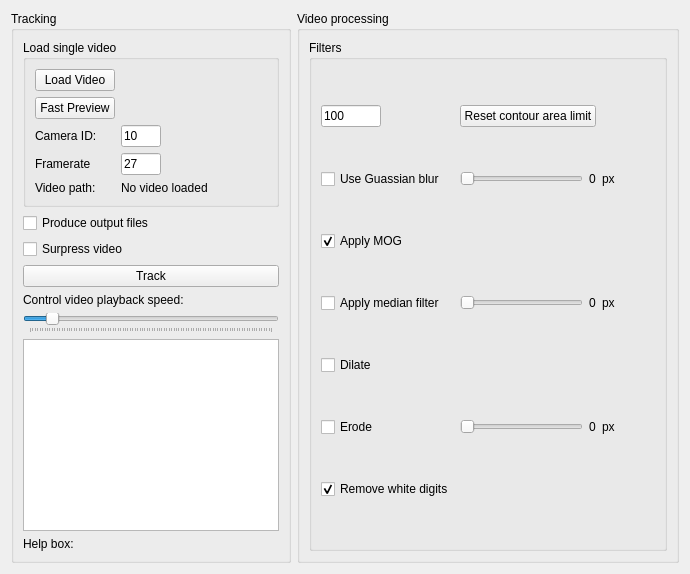
      <widget class="QWidget" name="tab">
       <attribute name="title">
        <string>Tracking</string>
       </attribute>
       <layout class="QGridLayout" name="gridLayout_5">
        <item row="0" column="0">
         <layout class="QHBoxLayout" name="horizontalLayout">
          <item>
           <layout class="QVBoxLayout" name="verticalLayout_3">
            <item>
             <layout class="QVBoxLayout" name="verticalLayout">
              <item>
               <widget class="QGroupBox" name="groupBox">
                <property name="title">
                 <string>Tracking</string>
                </property>
                <layout class="QGridLayout" name="gridLayout_2">
                 <item row="7" column="1">
                  <widget class="QLabel" name="label_21">
                   <property name="text">
                    <string>Help box:</string>
                   </property>
                  </widget>
                 </item>
                 <item row="0" column="1">
                  <widget class="QGroupBox" name="groupBox_7">
                   <property name="toolTip">
                    <string>Video loading functions</string>
                   </property>
                   <property name="title">
                    <string>Load single video</string>
                   </property>
                   <layout class="QGridLayout" name="gridLayout_8">
                    <item row="0" column="0">
                     <widget class="QPushButton" name="trkLoad_B">
                      <property name="text">
                       <string>Load Video</string>
                      </property>
                     </widget>
                    </item>
                    <item row="1" column="0">
                     <widget class="QPushButton" name="trkPreview_B">
                      <property name="text">
                       <string>Fast Preview</string>
                      </property>
                     </widget>
                    </item>
                    <item row="6" column="0">
                     <widget class="QLabel" name="label_10">
                      <property name="text">
                       <string>Video path:</string>
                      </property>
                     </widget>
                    </item>
                    <item row="6" column="1">
                     <widget class="QLabel" name="pathLabel">
                      <property name="sizePolicy">
                       <sizepolicy hsizetype="Maximum" vsizetype="Preferred">
                        <horstretch>0</horstretch>
                        <verstretch>0</verstretch>
                       </sizepolicy>
                      </property>
                      <property name="maximumSize">
                       <size>
                        <width>400</width>
                        <height>16777215</height>
                       </size>
                      </property>
                      <property name="text">
                       <string>No video loaded</string>
                      </property>
                      <property name="scaledContents">
                       <bool>false</bool>
                      </property>
                      <property name="wordWrap">
                       <bool>true</bool>
                      </property>
                     </widget>
                    </item>
                    <item row="3" column="1">
                     <widget class="QLineEdit" name="trkFramerate_LE">
                      <property name="sizePolicy">
                       <sizepolicy hsizetype="Fixed" vsizetype="Fixed">
                        <horstretch>0</horstretch>
                        <verstretch>0</verstretch>
                       </sizepolicy>
                      </property>
                      <property name="maximumSize">
                       <size>
                        <width>40</width>
                        <height>16777215</height>
                       </size>
                      </property>
                      <property name="toolTip">
                       <string>set to 27 fps by default</string>
                      </property>
                      <property name="text">
                       <string>27</string>
                      </property>
                      <property name="placeholderText">
                       <string>Enter framerate</string>
                      </property>
                     </widget>
                    </item>
                    <item row="3" column="0">
                     <widget class="QLabel" name="label_2">
                      <property name="text">
                       <string>Framerate</string>
                      </property>
                     </widget>
                    </item>
                    <item row="2" column="0">
                     <widget class="QLabel" name="label_11">
                      <property name="text">
                       <string>Camera ID:</string>
                      </property>
                     </widget>
                    </item>
                    <item row="2" column="1">
                     <widget class="QLineEdit" name="cameraIdLineEdit">
                      <property name="sizePolicy">
                       <sizepolicy hsizetype="Fixed" vsizetype="Fixed">
                        <horstretch>0</horstretch>
                        <verstretch>0</verstretch>
                       </sizepolicy>
                      </property>
                      <property name="maximumSize">
                       <size>
                        <width>40</width>
                        <height>16777215</height>
                       </size>
                      </property>
                      <property name="toolTip">
                       <string>Enter camera ID (ex. last two digits of IP address)</string>
                      </property>
                      <property name="text">
                       <string>10</string>
                      </property>
                      <property name="placeholderText">
                       <string>10</string>
                      </property>
                     </widget>
                    </item>
                    <item row="2" column="2">
                     <spacer name="horizontalSpacer_2">
                      <property name="orientation">
                       <enum>Qt::Horizontal</enum>
                      </property>
                      <property name="sizeHint" stdset="0">
                       <size>
                        <width>40</width>
                        <height>20</height>
                       </size>
                      </property>
                     </spacer>
                    </item>
                   </layout>
                  </widget>
                 </item>
                 <item row="2" column="1">
                  <widget class="QCheckBox" name="novidCheckBox">
                   <property name="enabled">
                    <bool>true</bool>
                   </property>
                   <property name="toolTip">
                    <string>Will track video, produce an output file if &quot;Produce output files&quot; is checked but will not show the video tracking.</string>
                   </property>
                   <property name="text">
                    <string>Surpress video</string>
                   </property>
                   <property name="checked">
                    <bool>false</bool>
                   </property>
                  </widget>
                 </item>
                 <item row="1" column="1">
                  <widget class="QCheckBox" name="outputCheckBox">
                   <property name="text">
                    <string>Produce output files</string>
                   </property>
                   <property name="checked">
                    <bool>false</bool>
                   </property>
                  </widget>
                 </item>
                 <item row="5" column="1">
                  <widget class="QSlider" name="playbackSlider">
                   <property name="toolTip">
                    <string>Speed up or slow down video</string>
                   </property>
                   <property name="minimum">
                    <number>10</number>
                   </property>
                   <property name="maximum">
                    <number>1000</number>
                   </property>
                   <property name="value">
                    <number>100</number>
                   </property>
                   <property name="orientation">
                    <enum>Qt::Horizontal</enum>
                   </property>
                   <property name="tickPosition">
                    <enum>QSlider::TicksBelow</enum>
                   </property>
                  </widget>
                 </item>
                 <item row="3" column="1">
                  <widget class="QPushButton" name="trkTrack_B">
                   <property name="toolTip">
                    <string>Starts object tracking on currently loaded video.</string>
                   </property>
                   <property name="text">
                    <string>Track</string>
                   </property>
                   <property name="checkable">
                    <bool>true</bool>
                   </property>
                  </widget>
                 </item>
                 <item row="4" column="1">
                  <widget class="QLabel" name="label_control_Playback">
                   <property name="text">
                    <string>Control video playback speed:</string>
                   </property>
                  </widget>
                 </item>
                 <item row="6" column="1">
                  <widget class="QTextBrowser" name="track_TE"/>
                 </item>
                </layout>
               </widget>
              </item>
             </layout>
            </item>
           </layout>
          </item>
          <item>
           <widget class="QGroupBox" name="groupBox_4">
            <property name="title">
             <string>Video processing</string>
            </property>
            <layout class="QGridLayout" name="gridLayout_6">
             <item row="0" column="0" colspan="2">
              <widget class="QGroupBox" name="groupBox_2">
               <property name="toolTip">
                <string>Lower limit for detectable contour area in pixels</string>
               </property>
               <property name="title">
                <string>Filters</string>
               </property>
               <layout class="QGridLayout" name="gridLayout_4">
                <item row="1" column="4">
                 <spacer name="horizontalSpacer_3">
                  <property name="orientation">
                   <enum>Qt::Horizontal</enum>
                  </property>
                  <property name="sizeHint" stdset="0">
                   <size>
                    <width>40</width>
                    <height>20</height>
                   </size>
                  </property>
                 </spacer>
                </item>
                <item row="4" column="0">
                 <widget class="QCheckBox" name="medianFilterCheckbox">
                  <property name="toolTip">
                   <string>Removes fuzzy noise (slow)</string>
                  </property>
                  <property name="text">
                   <string>Apply median filter</string>
                  </property>
                 </widget>
                </item>
                <item row="1" column="0">
                 <widget class="QCheckBox" name="gaussCheckBox">
                  <property name="toolTip">
                   <string>Smooth out image</string>
                  </property>
                  <property name="text">
                   <string>Use Guassian blur</string>
                  </property>
                 </widget>
                </item>
                <item row="2" column="0">
                 <widget class="QCheckBox" name="backgroundCheckBox">
                  <property name="toolTip">
                   <string>Necessary for tracking</string>
                  </property>
                  <property name="text">
                   <string>Apply MOG</string>
                  </property>
                  <property name="checked">
                   <bool>true</bool>
                  </property>
                 </widget>
                </item>
                <item row="1" column="1">
                 <widget class="QSlider" name="gaussSlider">
                  <property name="toolTip">
                   <string>Reduce with noise with Gaussian filter</string>
                  </property>
                  <property name="value">
                   <number>0</number>
                  </property>
                  <property name="orientation">
                   <enum>Qt::Horizontal</enum>
                  </property>
                  <property name="invertedControls">
                   <bool>true</bool>
                  </property>
                 </widget>
                </item>
                <item row="2" column="2">
                 <widget class="QLabel" name="label_6">
                  <property name="text">
                   <string/>
                  </property>
                 </widget>
                </item>
                <item row="1" column="2">
                 <widget class="QLabel" name="gaussValueLabel">
                  <property name="text">
                   <string>0</string>
                  </property>
                 </widget>
                </item>
                <item row="8" column="0">
                 <widget class="QCheckBox" name="removeDigitsCheckBox">
                  <property name="toolTip">
                   <string>Reduce false detections because of time stamp</string>
                  </property>
                  <property name="text">
                   <string>Remove white digits</string>
                  </property>
                  <property name="checked">
                   <bool>true</bool>
                  </property>
                 </widget>
                </item>
                <item row="4" column="3">
                 <widget class="QLabel" name="label">
                  <property name="text">
                   <string>px</string>
                  </property>
                 </widget>
                </item>
                <item row="1" column="3">
                 <widget class="QLabel" name="label_9">
                  <property name="text">
                   <string>px</string>
                  </property>
                 </widget>
                </item>
                <item row="7" column="1">
                 <widget class="QSlider" name="kernelSlider">
                  <property name="toolTip">
                   <string>Choose kernel size for dilate and erode</string>
                  </property>
                  <property name="minimum">
                   <number>1</number>
                  </property>
                  <property name="maximum">
                   <number>25</number>
                  </property>
                  <property name="orientation">
                   <enum>Qt::Horizontal</enum>
                  </property>
                 </widget>
                </item>
                <item row="7" column="2">
                 <widget class="QLabel" name="kernelValueLabel">
                  <property name="text">
                   <string>0</string>
                  </property>
                 </widget>
                </item>
                <item row="7" column="0">
                 <widget class="QCheckBox" name="erodeCheckbox">
                  <property name="toolTip">
                   <string>Useful to erode away noise</string>
                  </property>
                  <property name="text">
                   <string>Erode</string>
                  </property>
                 </widget>
                </item>
                <item row="6" column="0">
                 <widget class="QCheckBox" name="dilateCheckbox">
                  <property name="toolTip">
                   <string>Useful to increase size of small objects</string>
                  </property>
                  <property name="text">
                   <string>Dilate</string>
                  </property>
                 </widget>
                </item>
                <item row="4" column="2">
                 <widget class="QLabel" name="medianValueLabel">
                  <property name="text">
                   <string>0</string>
                  </property>
                 </widget>
                </item>
                <item row="4" column="1">
                 <widget class="QSlider" name="medianSlider">
                  <property name="orientation">
                   <enum>Qt::Horizontal</enum>
                  </property>
                 </widget>
                </item>
                <item row="7" column="3">
                 <widget class="QLabel" name="label_5">
                  <property name="text">
                   <string>px</string>
                  </property>
                 </widget>
                </item>
                <item row="0" column="0">
                 <widget class="QLineEdit" name="contourLineEdit">
                  <property name="sizePolicy">
                   <sizepolicy hsizetype="Maximum" vsizetype="Fixed">
                    <horstretch>0</horstretch>
                    <verstretch>0</verstretch>
                   </sizepolicy>
                  </property>
                  <property name="maximumSize">
                   <size>
                    <width>60</width>
                    <height>16777215</height>
                   </size>
                  </property>
                  <property name="toolTip">
                   <string>Default is 100</string>
                  </property>
                  <property name="text">
                   <string>100</string>
                  </property>
                 </widget>
                </item>
                <item row="0" column="1" colspan="2">
                 <widget class="QPushButton" name="trkContour_B">
                  <property name="text">
                   <string>Reset contour area limit</string>
                  </property>
                 </widget>
                </item>
               </layout>
               <zorder>label_6</zorder>
               <zorder>gaussCheckBox</zorder>
               <zorder>medianFilterCheckbox</zorder>
               <zorder>backgroundCheckBox</zorder>
               <zorder>gaussSlider</zorder>
               <zorder>gaussValueLabel</zorder>
               <zorder>horizontalSpacer_3</zorder>
               <zorder>dilateCheckbox</zorder>
               <zorder>erodeCheckbox</zorder>
               <zorder>kernelSlider</zorder>
               <zorder>kernelValueLabel</zorder>
               <zorder>medianSlider</zorder>
               <zorder>medianValueLabel</zorder>
               <zorder>removeDigitsCheckBox</zorder>
               <zorder>label_9</zorder>
               <zorder>label</zorder>
               <zorder>label_5</zorder>
               <zorder>contourLineEdit</zorder>
               <zorder>trkContour_B</zorder>
              </widget>
             </item>
            </layout>
           </widget>
          </item>
         </layout>
        </item>
       </layout>
      </widget>
